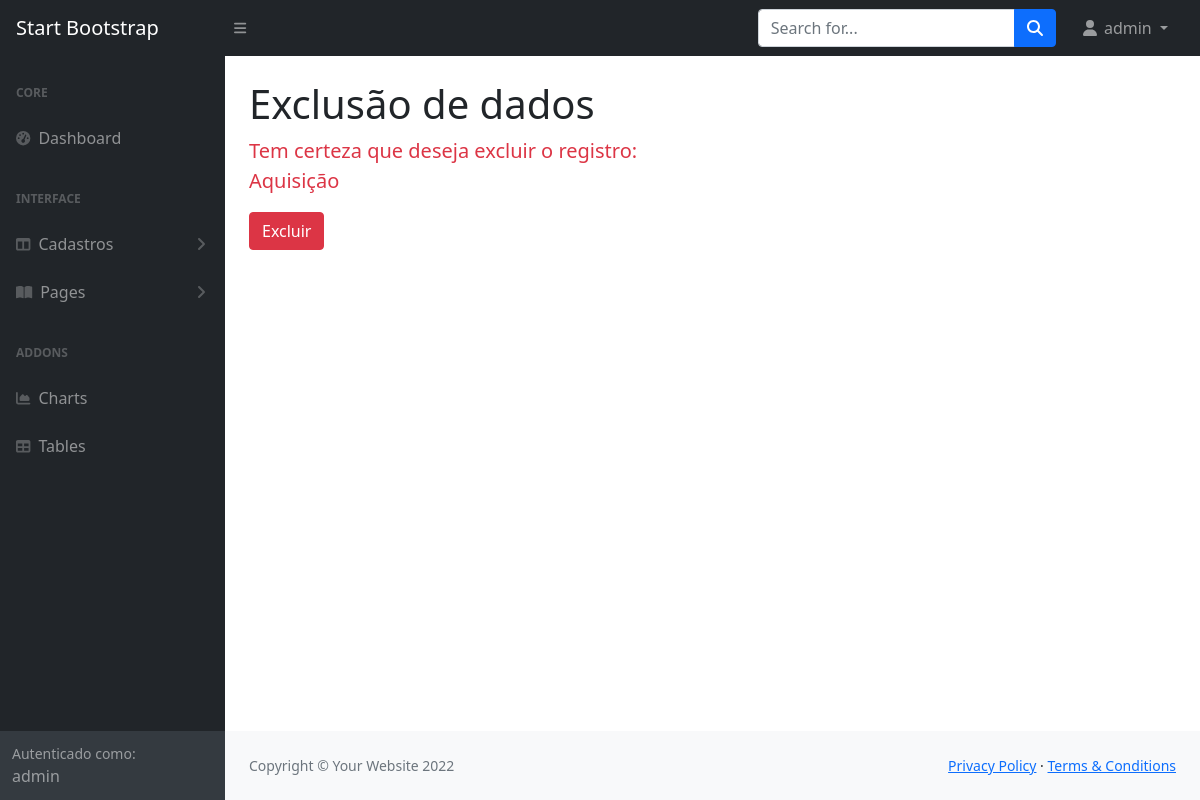
The page /excluir/tipo-despesa/3/ (signed in) on the database as committed earlier.
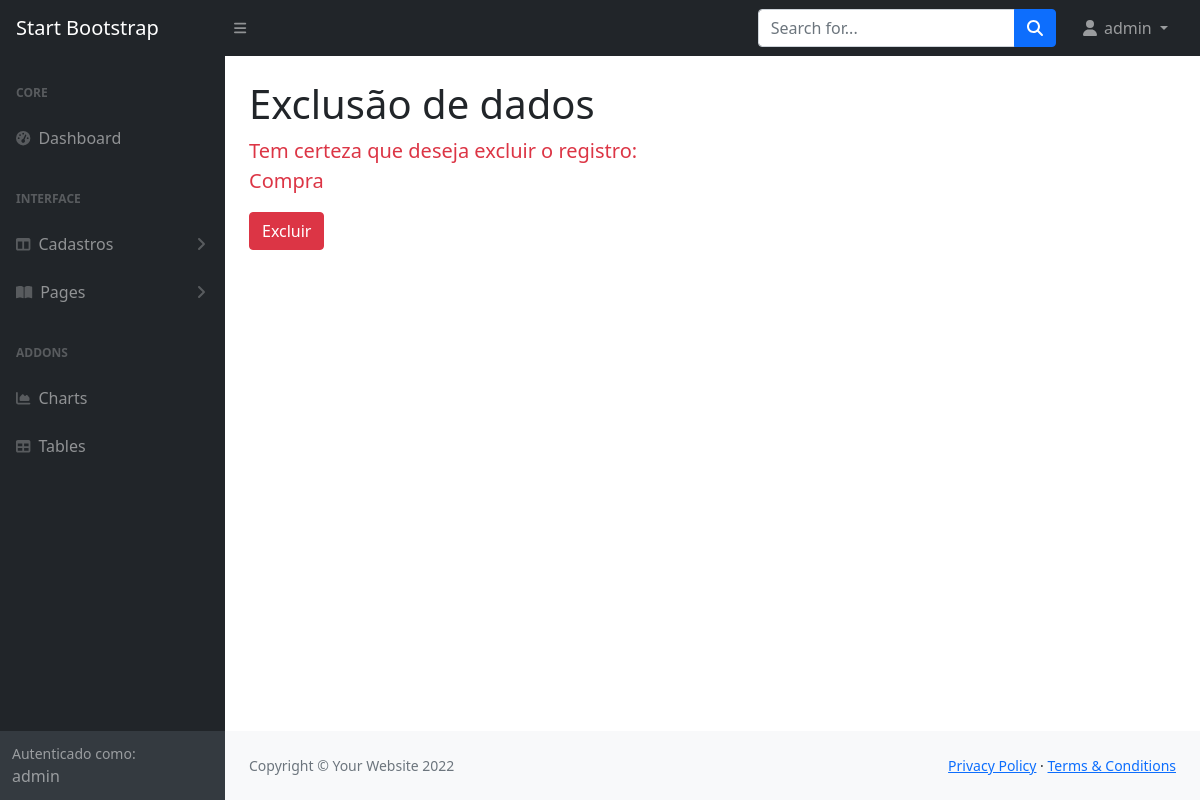
The same page on the database as committed later.
### cadastros/models.py (models this page shows)
class Tipo_Despesa(models.Model):
    nome = models.CharField(max_length=100)
    def __str__(self):
        return f"{self.nome}"

### cadastros/views.py (the view)
# urls.py: path('excluir/tipo-despesa/<int:pk>/', TipoDespesaDelete.as_view(),name='excluir-tipo-despesa'),
class TipoDespesaDelete(LoginRequiredMixin, DeleteView):
    model = Tipo_Despesa
    template_name = 'cadastros/form-delete.html'
    success_url = reverse_lazy('index')

### cadastros/templates/cadastros/form-delete.html (shortened to what this page needs)
{% extends 'paginas/modelo.html' %}
{% load static %}
{% load crispy_forms_tags %}
{% block conteudo %}
<h1 class="mt-4">Exclusão de dados</h1>
<p class="lead text-danger">
    Tem certeza que deseja excluir o registro: <br>
    {{ object }}
</p>
<form method="POST">
    <button type="submit" class="btn btn-danger">
        Excluir
    </button>
</form>
{% endblock %}

Rows that differ between the two databases and show on the page:
changed Tipo_Despesa: nome "Aquisição" → "Compra"
